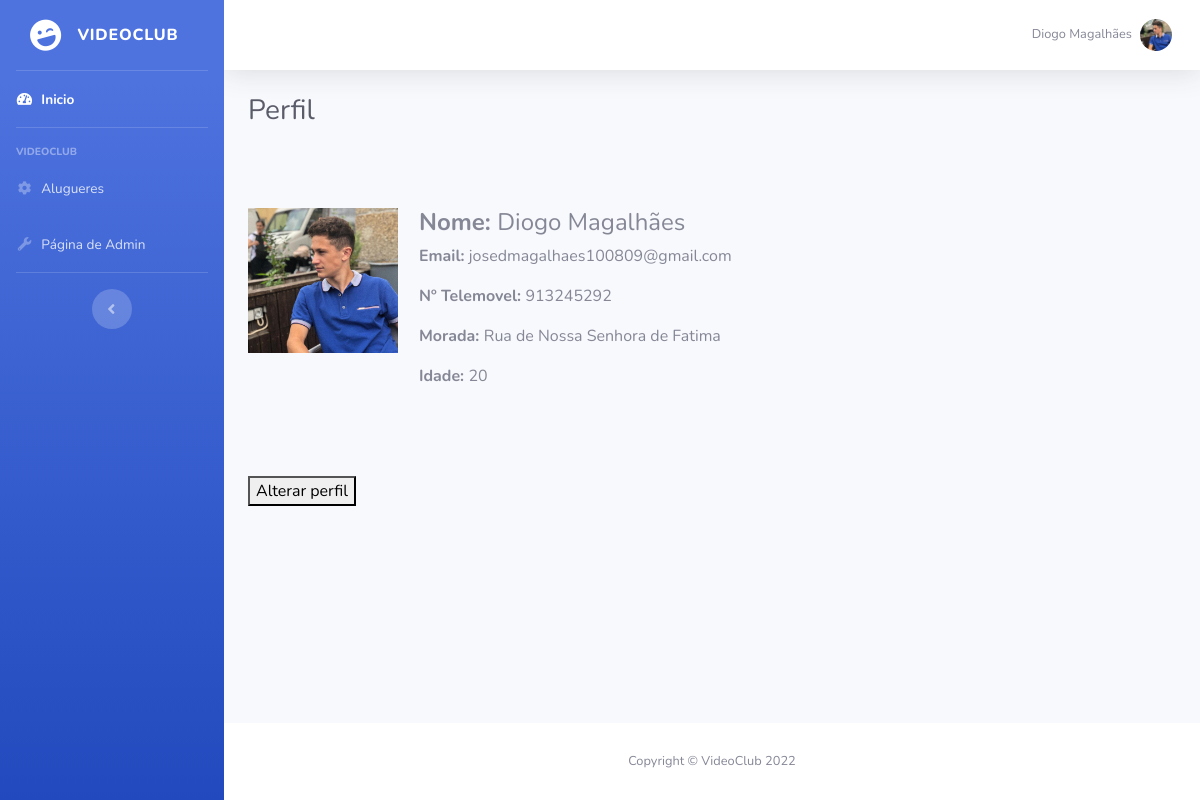
Page /pages/profile.php (signed in) on the committed database.
### tables this page shows
CREATE TABLE `user` (
  `id` int(11) NOT NULL,
  `name` varchar(255) NOT NULL,
  `profilePic` varchar(255) DEFAULT NULL,
  `age` int(100) NOT NULL,
  `email` varchar(255) NOT NULL,
  `password` varchar(255) NOT NULL,
  `nTel` int(10) NOT NULL,
  `address` varchar(255) NOT NULL,
  `role` text NOT NULL,
  `active` tinyint(1) NOT NULL
);

### pages/profile.php (the view, shortened to what this page needs)
<?php
$sname= "localhost";
$unmae= "root";
$password= "root";
$db_name= "videoclub";
$conn= mysqli_connect($sname, $unmae, $password, $db_name);
if (isset($_SESSION['id']) && isset($_SESSION['name']) && isset($_SESSION['email']) && isset($_SESSION['age']) && isset($_SESSION['role']) && isset($_SESSION['nTel'])) {
    $id = $_SESSION['id'];
    $usersSQL = "SELECT * FROM user WHERE id = '$id'";
    $userResult = $conn->query($usersSQL);
    ?>
    <html>
    <head>
        <link href="../vendor/fontawesome-free/css/all.min.css" rel="stylesheet" type="text/css">
        <link href="../css/styles.css" rel="stylesheet">
        <link href="../css/sb-admin-2.min.css" rel="stylesheet">
    </head>
    <body id="page-top">
    <div id="wrapper">
        <ul class="navbar-nav bg-gradient-primary sidebar sidebar-dark accordion" id="accordionSidebar">
            <a class="sidebar-brand d-flex align-items-center justify-content-center" href="../indexlogged.php">
                <div class="sidebar-brand-icon rotate-n-15">
                    <i class="fas fa-laugh-wink"></i>
                </div>
                <div class="sidebar-brand-text mx-3">VideoClub</div>
            </a>
            <hr class="sidebar-divider my-0">
            <li class="nav-item active">
                <a class="nav-link" href="../indexlogged.php">
                    <i class="fas fa-fw fa-tachometer-alt"></i>
                    <span>Inicio</span></a>
            </li>
            <hr class="sidebar-divider">
            <div class="sidebar-heading">
                VideoClub
            </div>
            <li class="nav-item">
                <a class="nav-link collapsed" href="./alugueres.php" aria-expanded="true" aria-controls="collapseTwo">
                    <i class="fas fa-fw fa-cog"></i>
                    <span>Alugueres</span>
                </a>
            </li>
            <?php
            if ($_SESSION['role'] == 'Owner') {
                ?>
                <li class="nav-item">
                    <a class="nav-link collapsed" href="../indexadmin.php" aria-expanded="true" aria-controls="collapseUtilities">
                        <i class="fas fa-fw fa-wrench"></i>
                        <span>Página de Admin</span>
                    </a>
                </li>
                <?php
            }
            ?>
            <hr class="sidebar-divider">
            <div class="text-center d-none d-md-inline">
                <button class="rounded-circle border-0" id="sidebarToggle"></button>
            </div>
        </ul>
        <div id="content-wrapper" class="d-flex flex-column">
            <div id="content">
                <nav class="navbar navbar-expand navbar-light bg-white topbar mb-4 static-top shadow">
                    <ul class="navbar-nav ml-auto">
                        <li class="nav-item dropdown no-arrow">
                            <a class="nav-link dropdown-toggle" href="#" id="userDropdown" role="button"
                               data-toggle="dropdown" aria-haspopup="true" aria-expanded="false">
                                <span class="mr-2 d-none d-lg-inline text-gray-600 small"><?php echo $_SESSION['name']; ?></span>
                                <?php
                                if (mysqli_num_rows($userResult) > 0) {
                                    foreach ($userResult as $row) {
                                        if (empty($row['profilePic'])){
                                        ?>
                                            <img class="img-profile rounded-circle"
                                                 src="../img/undraw_profile.svg">
                                        <?php
                                        } else {
                                            ?>
                                            <img class="img-profile rounded-circle"
                                                 src="../userImages/<?=$row['profilePic']?>">
                                            <?php
                                        }
                                    }
                                }
                                ?>
                            </a>
                        </li>
                    </ul>
                </nav>
                <div class="container-fluid">
                    <h1 class="h3 mb-2 text-gray-800">Perfil</h1>
                    <br />
                    <?php
                    if (mysqli_num_rows($userResult) > 0) {
                        foreach ($userResult as $row) {
                            ?>
                            <br /> <br />
                            <div class="main-container2">
                                <div class="inline-lol">
                                    <?php
                                        if (empty($row['profilePic'])) {
                                            ?>
                                                <img class="poster2" src="../userImages/emptu.png" />
                                            <?php
                                        } else {
                                            ?>
                                                <img class="poster2" src="../userImages/<?=$row['profilePic']?>" />
                                            <?php
                                        }
                                    ?>
                                    <div>
                                        <h4><b>Nome: </b><?=$row['name']?></h4>
                                        <p><b>Email: </b><?=$row['email']?></p>
                                        <p><b>Nº Telemovel: </b><?=$row['nTel']?></p>
                                        <p><b>Morada: </b><?=$row['address']?></p>
                                        <p><b>Idade: </b><?=$row['age']?></p>
                                    </div>
                                </div>
                            </div>
                            <br />
                            <br />
                            <br />
                            <a href="edituser.php?id=<?=$row['id']?>">
                                <button>
                                    Alterar perfil
                                </button>
                            </a>
                            <?php
                        }
                    }
                    ?>
                </div>
            </div>
            <footer class="sticky-footer bg-white">
                <div class="container my-auto">
                    <div class="copyright text-center my-auto">
                        <span>Copyright &copy; VideoClub 2022</span>
                    </div>
                </div>
            </footer>
        </div>
    </div>
    </body>
    </html>
    <?php
} else{
    header("Location: login.php");
    exit();
}
?>

### css/styles.css (style rules this page uses)
.poster2 { width: 16.2%; height: 27%; }
.inline-lol { display: inline-flex; max-width: available; }

### rows in the picture
user: profilePic (picture), name "Diogo Magalhães", email "josedmagalhaes100809@gmail.com", nTel "913245292", address "Rua de Nossa Senhora de Fatima", age "20"

### other values in the picture
$_SESSION['name'] "Diogo Magalhães"
